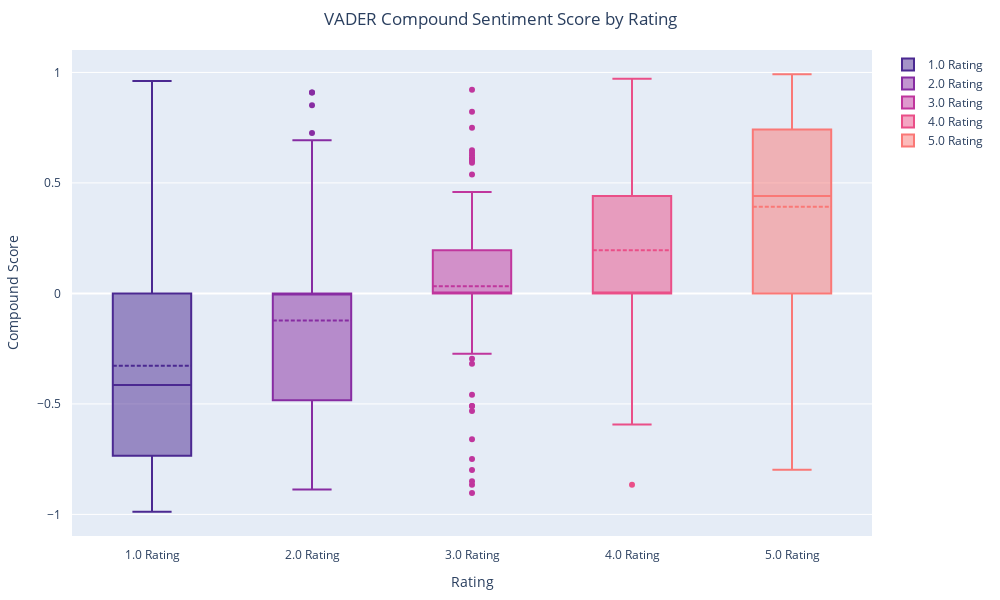

Source (notebook cell):
### Code cell
fig1 = go.Figure()

colors = px.colors.sequential.Agsunset[:5]
ratings = sorted(reviews['rating'].unique())


for i, rating in enumerate(ratings):
    data = reviews[ reviews['rating'] == rating]['vader_compound' ]

    fig1.add_trace(go.Box(
        y=data,
        name=f'{rating} Rating',
        marker=dict(color=colors[i]),
        boxmean=True
    ))

fig1.update_layout(
    width=1000, height=600,
    title={'text':'VADER Compound Sentiment Score by Rating', 'x': 0.5},
    xaxis=dict(
        title='Rating',
        ticklabelstandoff=10
    ),
    yaxis=dict(
        title='Compound Score',
        ticklabelstandoff=10
    ),
    margin=dict(t=50, b=50, l=50, r=50)
)

fig1.show()

### Figure 1 — Plotly figure (JSON) as saved in the notebook; plotly's stock layout.template omitted (floating-point values rounded to 4 significant figures; data arrays with more than 128 entries replaced by an {"elided": "..."} marker saying what was removed)
{"data": [{"boxmean": true, "marker": {"color": "rgb(75, 41, 145)"}, "name": "1.0 Rating", "type": "box", "y": {"elided": "387 float values"}}, {"boxmean": true, "marker": {"color": "rgb(135, 44, 162)"}, "name": "2.0 Rating", "type": "box", "y": [-0.8506, -0.5408, -0.3353, -0.8871, -0.7161, -0.6871, 0.2846, 0.7263, 0.9091, -0.7942, 0.6808, -0.2895, 0.2585, -0.484, -0.7841, 0.5719, -0.5795, -0.3252, 0.3612, -0.1531, 0.0, 0.0, 0.0516, 0.0, -0.3412, 0.0, -0.6249, -0.1877, -0.6246, 0.0, -0.6808, -0.296, 0.0, 0.0, 0.0, 0.0, 0.0, 0.0, 0.0, 0.0, 0.0, 0.0, 0.0, 0.0, 0.0, 0.0, 0.6927, -0.6901, 0.9095, 0.2441, -0.802, 0.2023, -0.4199, -0.128, -0.7906, -0.7645, 0.0, -0.765, 0.0, 0.0, 0.0, -0.5423, 0.0, 0.0, 0.0, 0.0, 0.0, -0.5393, -0.7184, 0.8517, 0.444, 0.4767, -0.34, -0.3713, -0.1149, 0.0, -0.5096, 0.0, 0.0, 0.0, 0.0, 0.0]}, {"boxmean": true, "marker": {"color": "rgb(192, 54, 157)"}, "name": "3.0 Rating", "type": "box", "y": [-0.7498, -0.8496, 0.5994, -0.9035, -0.7994, 0.0, 0.8225, -0.5318, -0.2584, 0.5911, 0.6478, 0.2263, -0.4588, -0.3182, 0.0, 0.0, -0.2732, -0.128, -0.1406, -0.1027, -0.2732, 0.3612, 0.6124, 0.7501, 0.2263, 0.0, 0.4215, 0.0, -0.5096, -0.296, 0.0, 0.6369, -0.1027, -0.5096, 0.296, 0.296, 0.4404, 0.296, 0.0, 0.4588, 0.0, 0.0, 0.6249, 0.6083, 0.296, 0.4215, 0.0, 0.0, 0.0, 0.0, 0.0, 0.0, 0.0, 0.0, 0.0, 0.0, 0.0, 0.0, 0.0, 0.0, 0.0, 0.0, 0.0, 0.0, 0.0, 0.0, 0.0, 0.0, 0.0, 0.0, 0.0, 0.0, 0.0, 0.0, -0.6595, 0.3612, 0.0, -0.1531, 0.0, 0.0, 0.0, 0.0, 0.0, 0.0, 0.0, -0.2023, -0.8658, 0.5382, 0.9213, 0.1957, 0.2846, 0.0, 0.0772, 0.4404, 0.0, 0.0, 0.0, 0.0, 0.0, 0.0, 0.0, 0.0]}, {"boxmean": true, "marker": {"color": "rgb(234, 79, 136)"}, "name": "4.0 Rating", "type": "box", "y": {"elided": "195 float values"}}, {"boxmean": true, "marker": {"color": "rgb(250, 120, 118)"}, "name": "5.0 Rating", "type": "box", "y": {"elided": "500 float values"}}], "layout": {"height": 600, "margin": {"b": 50, "l": 50, "r": 50, "t": 50}, "title": {"text": "VADER Compound Sentiment Score by Rating", "x": 0.5}, "width": 1000, "xaxis": {"ticklabelstandoff": 10, "title": {"text": "Rating"}}, "yaxis": {"ticklabelstandoff": 10, "title": {"text": "Compound Score"}}}}
